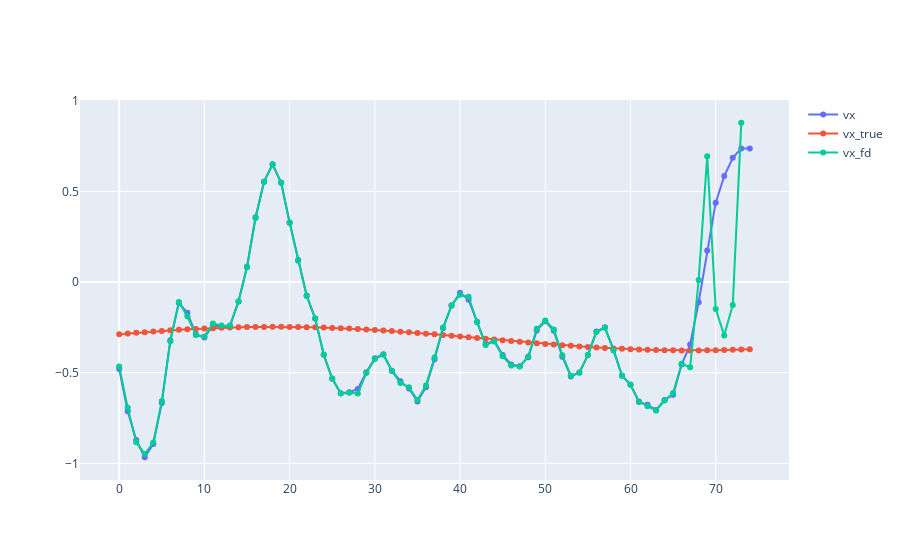

Notebook code for this chart:
### Code cell
# Plot estimated velocities.
fig = go.Figure()
fig.add_trace(go.Scatter(x=np.arange(n_steps), y=[result.atVector(V(ii))[0] for ii in range(n_steps)], mode='lines+markers', name='vx'))
fig.add_trace(go.Scatter(x=np.arange(n_steps), y=[scenario.velocity_n(dt * ii)[0] for ii in range(n_steps)], mode='lines+markers', name='vx_true'))


fd_vels = []
# Compute finite differences.
for tt in range(1, n_steps):
    vel_hat = (result.atPose3(X(tt)).translation() - result.atPose3(X(tt-1)).translation()) / dt
    fd_vels.append(vel_hat)

fd_vels = np.stack(fd_vels)

fig.add_trace(go.Scatter(x=np.arange(n_steps-1), y=fd_vels[:, 0], mode='lines+markers', name='vx_fd'))
